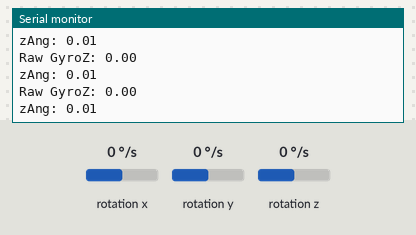
Bench run of a sketch on a simulated Arduino Uno, built with avr-gcc and run on an emulated ATmega328P. Shown: the last lines printed to the serial monitor. Wiring (inferred from the names in the program): ITG-3200 gyroscope at I2C address 0x68. The inputs (shaded band) are chosen by the test bench; at power-on: rotation z 0 °/s, rotation x 0 °/s, rotation y 0 °/s.

Above: at 1.6 s.
1.7 s: rotation z set to -192 °/s
At 2.6 s:
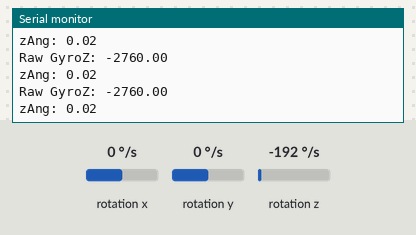
3.2 s: rotation z set to -100 °/s
At 4.2 s:
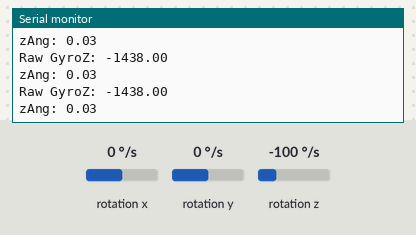
Timing chart, 0 to 6.2 s (numbered marks = the images above; inputs shaded):
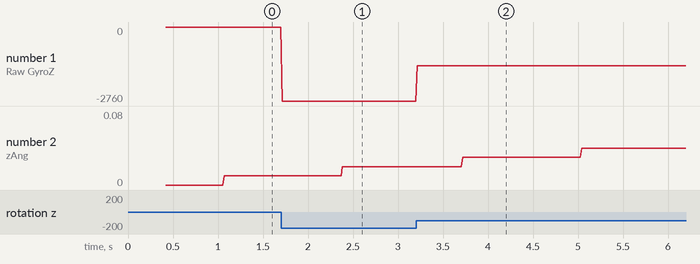

Measured:
- after the input at 1.7 s, the serial monitor: prints a new line at once (image 1)
- after the input at 3.2 s, the serial monitor: prints a new line at once (image 2)
- plotted number 1: 0 → -2760 after the input at 1.7 s, -2760 → -1438 after the input at 3.2 s

The sketch:

Gyro_Filtering.ino
```cpp
#include <Wire.h>

float GyroX,GyroY,GyroZ,GyroTemp,gyroHeading,gyroBias,initTemp;
int cycle;
int g_offx = 0;
int g_offy = 0;
int g_offz = 0;
unsigned long clockNew,clockOld;
#define ITG3200_Address 0x68

void setup() {
  Wire.begin();
  Serial.begin(115200);
  delay(100);
  initGyro();
  delay(100);
  GyroCalibrate();
  delay(100);
  gyroHeading = 0.0;
  gyroBias = -0.000095;
  initGyroTemp();

}

void loop() {
  GyroRead();
  calcGyroHeading();
  Serial.print("Raw GyroZ: ");
  Serial.println(GyroZ);
  Serial.print("zAng: ");
  Serial.println(gyroHeading);
  delay(10);
}

void initGyro() {
   Wire.beginTransmission(ITG3200_Address);
   Wire.write(0x3E);
   Wire.write(0x00);
   Wire.endTransmission();

   Wire.beginTransmission(ITG3200_Address);
   Wire.write(0x15);
   Wire.write(0x07);
   Wire.endTransmission();

   Wire.beginTransmission(ITG3200_Address);
   Wire.write(0x16);
   Wire.write(0x1E);   // +/- 2000 dgrs/sec, 1KHz, 1E, 19
   Wire.endTransmission();

   Wire.beginTransmission(ITG3200_Address);
   Wire.write(0x17);
   Wire.write(0x00);
   Wire.endTransmission();

}

void GyroCalibrate(){

 int tmpx = 0;
 int tmpy = 0;
 int tmpz = 0;

 g_offx = 0;
 g_offy = 0;
 g_offz = 0;

 for (char i = 0;i<10;i++)
    {
    delay(10);
    GyroRead();
    tmpx += GyroX;
    tmpy += GyroY;
    tmpz += GyroZ;
    }
 g_offx = tmpx/10;
 g_offy = tmpy/10;
 g_offz = tmpz/10;

}

void GyroRead() {
  Wire.beginTransmission(ITG3200_Address);
  Wire.write(0x1B);
  Wire.endTransmission();

  Wire.beginTransmission(ITG3200_Address);
  Wire.requestFrom(ITG3200_Address, 8);    // request 8 bytes from ITG3200

  int i = 0;
  byte buff[8];
  while(Wire.available())
  {
    buff[i] = Wire.read();
    i++;
  }
  Wire.endTransmission();

  GyroX = ((buff[4] << 8) | buff[5]) - g_offx;
  GyroY = ((buff[2] << 8) | buff[3]) - g_offy;
  GyroZ = ((buff[6] << 8) | buff[7]) - g_offz;
  GyroTemp = (buff[0] << 8) | buff[1]; // temperature

}

void calcGyroHeading(){
  clockNew = millis();
  cycle = clockNew-clockOld;
  clockOld = millis();
  gyroHeading = gyroHeading + (-1)*((GyroTemp-initTemp)/initTemp)*(GyroZ/14.35)*((cycle*1.0)/1000.0)-gyroBias;

  if (gyroHeading > -1000 && gyroHeading < 1000){
    while (gyroHeading>360){
      gyroHeading = gyroHeading - 360;
    }
    while (gyroHeading<0){
      gyroHeading = gyroHeading + 360;
    }
  }
}

void initGyroTemp(){
  GyroRead();
  initTemp = GyroTemp;
}
```
